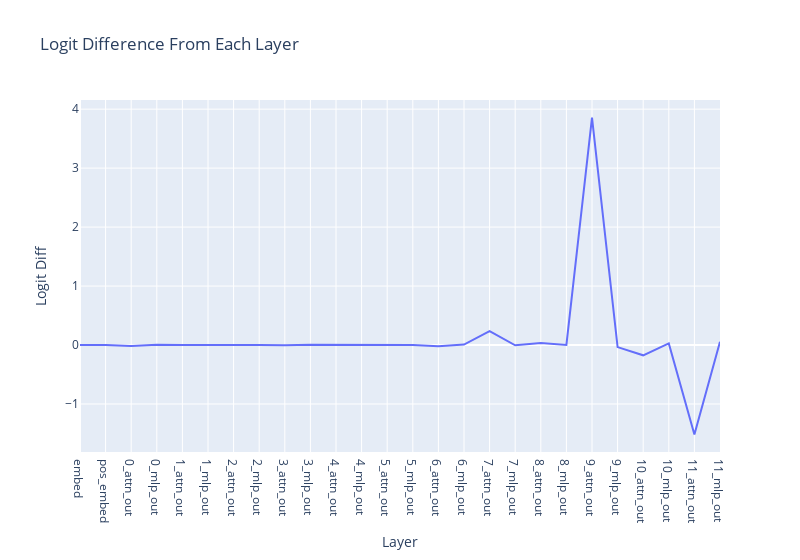

Notebook code for this chart:
### Markdown cell above
# 3. Layer attribution

### Code cell
per_layer_residual, labels = cache.decompose_resid(layer=-1, pos_slice=-1, return_labels=True)
per_layer_logit_diffs = residual_stack_to_logit_diff(per_layer_residual, cache)

line(
    per_layer_logit_diffs,
    hovermode='x unified',
    title='Logit Difference From Each Layer',
    labels={'x': 'Layer', 'y': 'Logit Diff'},
    xaxis_tickvals=labels,
    width=800,
)

### Figure 1 — Plotly figure (JSON) as saved in the notebook; plotly's stock layout.template omitted (floating-point values rounded to 4 significant figures)
{"data": [{"hovertemplate": "Layer=%{x}<br>Logit Diff=%{y}<extra></extra>", "legendgroup": "", "line": {"color": "#636efa", "dash": "solid"}, "marker": {"symbol": "circle"}, "mode": "lines", "name": "", "orientation": "v", "showlegend": false, "type": "scatter", "x": [0, 1, 2, 3, 4, 5, 6, 7, 8, 9, 10, 11, 12, 13, 14, 15, 16, 17, 18, 19, 20, 21, 22, 23, 24, 25], "xaxis": "x", "y": [-0.0002312, -0.0005393, -0.01716, 0.004337, -0.001551, 0.003998, 0.002237, -0.0003708, -0.005437, 0.004001, 0.002278, 0.0009286, 0.001335, 0.001373, -0.02048, 0.008746, 0.2372, -0.005256, 0.03252, 0.002326, 3.857, -0.03524, -0.1744, 0.02815, -1.516, 0.05652], "yaxis": "y"}], "layout": {"hovermode": "x unified", "legend": {"tracegroupgap": 0}, "title": {"text": "Logit Difference From Each Layer"}, "width": 800, "xaxis": {"anchor": "y", "domain": [0, 1], "tickmode": "array", "ticktext": ["embed", "pos_embed", "0_attn_out", "0_mlp_out", "1_attn_out", "1_mlp_out", "2_attn_out", "2_mlp_out", "3_attn_out", "3_mlp_out", "4_attn_out", "4_mlp_out", "5_attn_out", "5_mlp_out", "6_attn_out", "6_mlp_out", "7_attn_out", "7_mlp_out", "8_attn_out", "8_mlp_out", "9_attn_out", "9_mlp_out", "10_attn_out", "10_mlp_out", "11_attn_out", "11_mlp_out"], "tickvals": [0, 1, 2, 3, 4, 5, 6, 7, 8, 9, 10, 11, 12, 13, 14, 15, 16, 17, 18, 19, 20, 21, 22, 23, 24, 25], "title": {"text": "Layer"}}, "yaxis": {"anchor": "x", "domain": [0, 1], "title": {"text": "Logit Diff"}}}}
